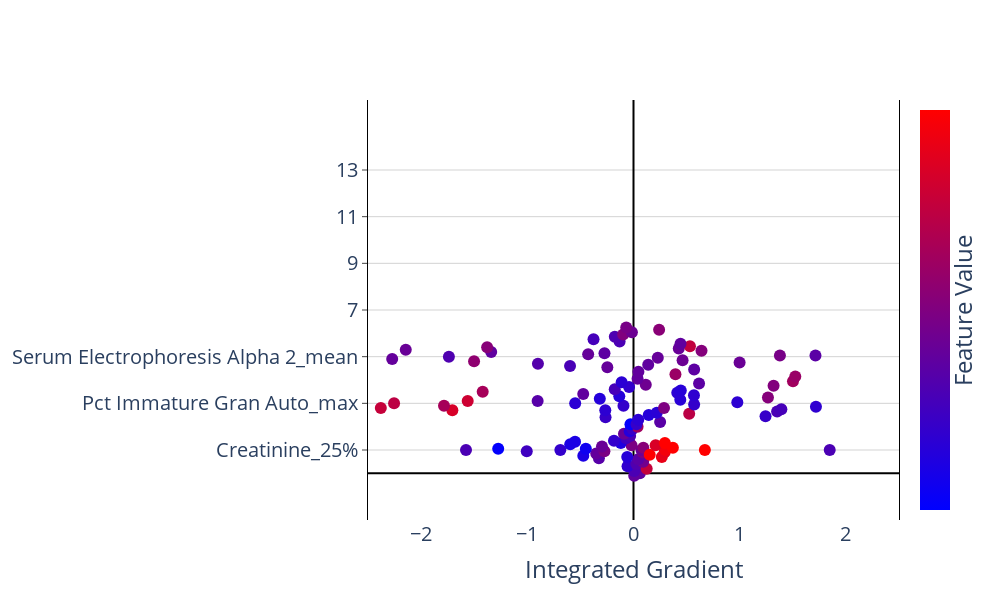

The notebook cell saved with this chart:
### Code cell
import plotly.graph_objects as go
import plotly.express as px

nbins = 10
scale = 0.1
n_features = 7
spacing = 2
min_max_IG = 2.5

fig = go.Figure()
fig.update_layout(
    plot_bgcolor='white',
    autosize=False,
    width=1000,
    height=600,
    coloraxis = {'colorscale':'Bluered'},
    xaxis_title = "Integrated Gradient",
)
 
fig.update_xaxes(
    zeroline=True,
    zerolinecolor="black",
    range = [-min_max_IG,min_max_IG]
    )
fig.update_yaxes(
    zeroline=True,
    zerolinecolor="black",
    mirror=True,
    ticks='outside',
    showline=True,
    linecolor='black',
    gridcolor='lightgrey',
    range = [-spacing, spacing*n_features + spacing]
)
 
feature_rank = np.argsort(np.sum(abs(IG),axis=0))
feature_order = feature_rank[(len(feature_rank)-n_features):len(feature_rank)] 

y_val = 1
bin_ids = list(range(nbins))
for f in feature_order:
    bins = np.linspace(IGtable.iloc[:,f].min()*1.1,IGtable.iloc[:,f].max()*1.1,nbins+1)
    ig_bins = pd.cut(IGtable.iloc[:,f], bins=bins, labels=bin_ids)
 
    x_vals = []
    y_vals = []
    f_vals = []
    for bin in bin_ids:
        x_bin_vals = list(IGtable.iloc[ig_bins[ig_bins == bin].index,f].values)
        n_pts = len(x_bin_vals)
        if n_pts > 0:
            x_vals = x_vals + x_bin_vals
            y_vals = y_vals + list(y_val + scale*(np.array(list(range(n_pts)))-(n_pts-1)/2))
            f_vals = f_vals + list(IG_X.iloc[ig_bins[ig_bins == bin].index,f].values)
    fig.add_trace(go.Scatter(
        x = x_vals, 
        y = y_vals,
        mode = 'markers',
        marker = dict(size=12,
                      color = f_vals,
                      coloraxis = "coloraxis",
                     ),
        name=IGtable.columns[f],
    ))
    y_val += spacing
 
 
fig.update_layout(showlegend=False, coloraxis_showscale=True,font=dict(size=20))
fig.update_coloraxes(colorbar_showticklabels=False,
                    colorbar_title=dict(text="Feature Value",side = "right"),
                    cmin = -1, cmax = 1)
fig.update_yaxes(tickvals=[1]+[1 + spacing*i for i in range(1,n_features)], 
                 ticktext=IGtable.columns[feature_order])
 
fig.show()

### Figure 1 — Plotly figure (JSON) as saved in the notebook; plotly's stock layout.template omitted (floating-point values rounded to 4 significant figures)
{"data": [{"marker": {"color": [-0.4113, -0.5059, -0.9791, -0.6006, -0.3167, -0.7898, -0.2221, -0.0328, -0.8845, -0.1747, -0.7898, -0.7898, -0.2221, -0.2457, -0.4113, 0.535, -0.6242, -0.364, -0.1038, -0.293, -0.6952, -0.2221, -0.0328, -0.1747, 0.06183, -0.0328, -0.7662, -0.6006, -0.5059, -0.4113, -0.1747, -0.7189, -0.5533, 0.2511, -0.9791, 0.8189, 2.901, 0.7952, 0.9135, 1.954, 0.7006, 2.451, 3.658, -0.4113], "coloraxis": "coloraxis", "size": 12}, "mode": "markers", "name": "Creatinine_25%", "type": "scatter", "x": [-1.577, -1.005, -1.274, -0.6888, -0.3258, -0.4727, -0.3511, -0.2738, -0.449, -0.2967, -0.5958, -0.5505, 0.006795, 0.05992, 0.006916, 0.1241, -0.05609, 0.02674, 0.09113, 0.04377, -0.05917, 0.1185, 0.08588, 0.075, 0.09257, -0.01828, -0.1193, -0.1838, -0.07046, -0.03156, -0.08982, -0.03578, -0.01038, 0.03838, -0.02884, 0.2667, 0.1527, 0.2931, 0.3014, 0.3707, 0.2086, 0.2955, 0.6719, 1.848], "y": [1, 0.95, 1.05, 1, 0.65, 0.75, 0.85, 0.95, 1.05, 1.15, 1.25, 1.35, -0.1, 0, 0.1, 0.2, 0.3, 0.4, 0.5, 0.6, 0.7, 0.8, 0.9, 1, 1.1, 1.2, 1.3, 1.4, 1.5, 1.6, 1.7, 1.8, 1.9, 2, 2.1, 0.7, 0.8, 0.9, 1, 1.1, 1.2, 1.3, 1, 1]}, {"marker": {"color": [4.093, 2.881, 2.123, 1.214, 0.6833, 0.5469, 0.3045, 0.4712, 0.6076, 0.7591, 0.7894, -0.5745, -0.3017, -0.6654, -0.5593, -0.7109, -0.6806, -0.6503, -0.01378, -0.5897, -0.6654, -0.3169, -0.7109, -0.7109, -0.2411, 0.3045, -0.4533, -0.6048, -0.135, -0.6654, -0.5745, 0.456, -0.423, -0.4533, -0.6351, -0.5897, -0.6503, -0.6806, 0.04684, -0.6351, -0.6654, -0.6957, -0.6351, 0.6076], "coloraxis": "coloraxis", "size": 12}, "mode": "markers", "name": "Pct Immature Gran Auto_max", "type": "scatter", "x": [-8.081, -6.476, -5.114, -3.495, -1.706, -2.379, -1.784, -2.255, -1.561, -2.992, -2.779, 0.02847, 0.2508, 0.04457, -0.2634, 0.1434, 0.2194, -0.2656, 0.2872, -0.09436, -0.5492, -0.9027, -0.3173, -0.1339, -0.4734, -1.42, -0.1764, -0.04151, 0.1156, -0.1117, 1.243, 0.5243, 1.352, 1.392, 1.718, 0.571, 0.9776, 0.4407, 1.266, 0.5692, 0.412, 0.4451, 3.113, 8.689], "y": [3, 3, 2.95, 3.05, 2.7, 2.8, 2.9, 3, 3.1, 3.2, 3.3, 2.1, 2.2, 2.3, 2.4, 2.5, 2.6, 2.7, 2.8, 2.9, 3, 3.1, 3.2, 3.3, 3.4, 3.5, 3.6, 3.7, 3.8, 3.9, 2.45, 2.55, 2.65, 2.75, 2.85, 2.95, 3.05, 3.15, 3.25, 3.35, 3.45, 3.55, 3, 3]}, {"marker": {"color": [-0.009835, -0.2997, -0.08284, -0.2565, -0.3556, -0.1928, -0.427, -0.3413, 0.1237, -0.2128, -0.3811, -0.1976, -0.248, -0.1746, 0.06247, 0.01877, -0.2787, 0.2613, -0.232, 0.1971, 0.2116, -0.232, -0.274, -0.2041, -0.2434, -0.17, -0.1517, -0.1976, -0.05989, -0.271, 0.03188, -0.1861, 0.5137, -0.2434, -0.4125, -0.4576, -0.3903, 0.008937, -0.1517, 0.07659, -0.05989, -0.2434, -0.2924, 6.425], "coloraxis": "coloraxis", "size": 12}, "mode": "markers", "name": "Serum Electrophoresis Alpha 2_mean", "type": "scatter", "x": [-7.624, -4.896, -6.141, -3.342, -2.903, -2.647, -0.5976, -0.8999, -1.501, -2.272, -1.738, -0.4269, -1.34, -2.144, -1.378, 1.319, 0.6173, 1.502, 0.03825, 1.523, 0.395, 0.04621, 0.5711, -0.2465, 0.1385, 0.9991, 0.4621, 0.2287, 1.379, -0.2733, 0.6403, 0.4263, 0.5317, 0.4427, -0.1307, -0.3765, -0.1759, -0.09725, -0.01499, 0.2412, -0.06832, 3.126, 1.713, 10.47], "y": [5, 4.95, 5.05, 4.9, 5, 5.1, 4.6, 4.7, 4.8, 4.9, 5, 5.1, 5.2, 5.3, 5.4, 3.75, 3.85, 3.95, 4.05, 4.15, 4.25, 4.35, 4.45, 4.55, 4.65, 4.75, 4.85, 4.95, 5.05, 5.15, 5.25, 5.35, 5.45, 5.55, 5.65, 5.75, 5.85, 5.95, 6.05, 6.15, 6.25, 4.95, 5.05, 5]}], "layout": {"autosize": false, "coloraxis": {"cmax": 1, "cmin": -1, "colorbar": {"showticklabels": false, "title": {"side": "right", "text": "Feature Value"}}, "colorscale": [[0, "rgb(0,0,255)"], [1, "rgb(255,0,0)"]], "showscale": true}, "font": {"size": 20}, "height": 600, "plot_bgcolor": "white", "showlegend": false, "width": 1000, "xaxis": {"range": [-2.5, 2.5], "title": {"text": "Integrated Gradient"}, "type": "linear", "zeroline": true, "zerolinecolor": "black"}, "yaxis": {"gridcolor": "lightgrey", "linecolor": "black", "mirror": true, "range": [-2, 16], "showline": true, "ticks": "outside", "ticktext": ["Creatinine_25%", "Pct Immature Gran Auto_max", "Serum Electrophoresis Alpha 2_mean"], "tickvals": [1, 3, 5, 7, 9, 11, 13], "type": "linear", "zeroline": true, "zerolinecolor": "black"}}}
